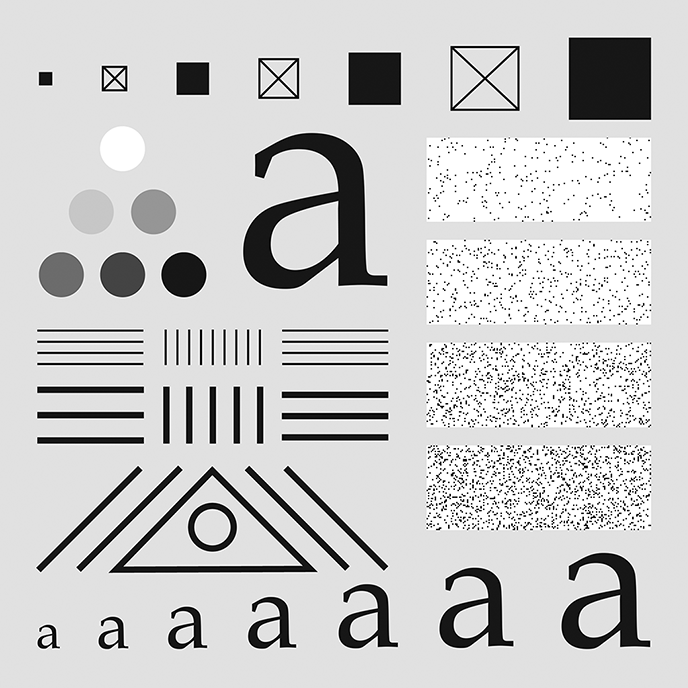
%> input picture Lab2/Lab2_Images/TestPattern.tif, 688 x 688 px
$ octave lab2prep.m   (GNU Octave 9; MATLAB toolbox functions it lacks are replaced by stand-ins)
%> lines starting %> are read from the running program, lines starting %| are printed output that depends on the picture
clear
clc
% P1
Image = imread(".\Lab2_Images\TestPattern.tif");
%> Image is the input picture: size 688x688 uint8; min 0, max 255, mean 203.9
Image=im2double(Image);
%> Image: size 688x688 double
boxKernerl9 = ones(9)/9^2;
ImageP1 = conv2(Image, boxKernerl9);
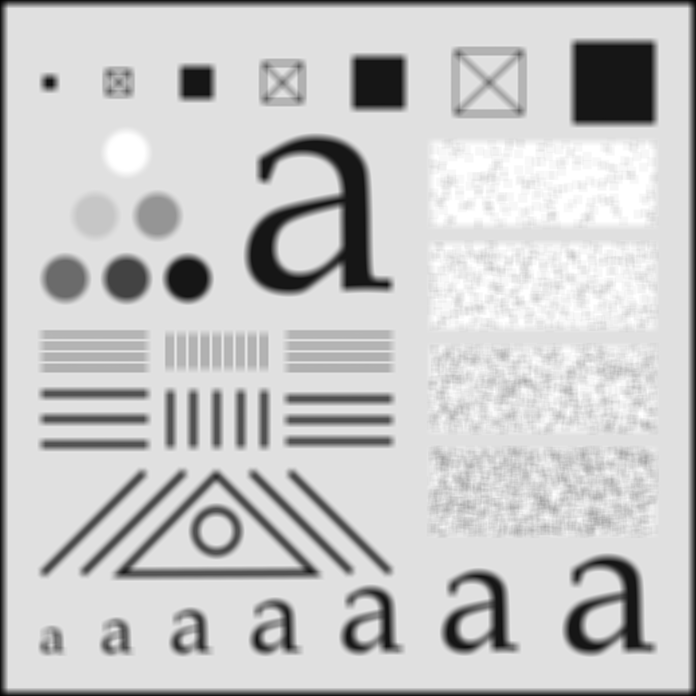
%> ImageP1: size 696x696 double; min 0.0109, max 1, mean 0.781
figure(1)
imshow(ImageP1)
imwrite(ImageP1, ".\Lab2_SavedImages\Image1.tif")
% P2
boxKernerl21 = ones(21)/21^2;
ImageP2 = conv2(Image, boxKernerl21);
figure(2)
imshow(ImageP2)
imwrite(ImageP2, ".\Lab2_SavedImages\Image2.tif")
% P5
Image3 = imfilter(Image, boxKernerl21, "replicate");
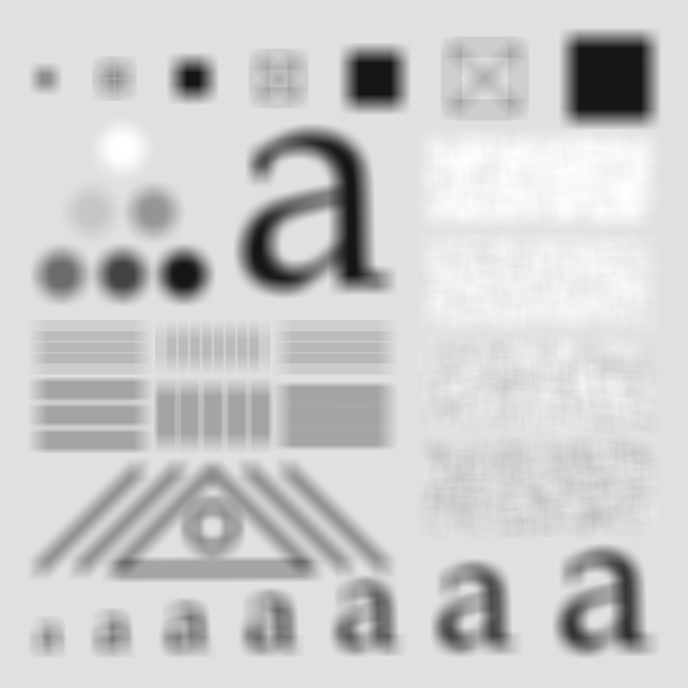
%> Image3: size 688x688 double; min 0.0791, max 1, mean 0.8
figure(5)
imshow(Image3)
imwrite(Image3, ".\Lab2_SavedImages\Image3.tif")
% P6
impulse21 = zeros(21);
impulse21(11,11) = 1;
highPass21 = impulse21 - boxKernerl21;
mean2(highPass21)
s = mean(highPass21(:))
sum(highPass21(:))
Image4 = imfilter(Image, highPass21, "replicate");
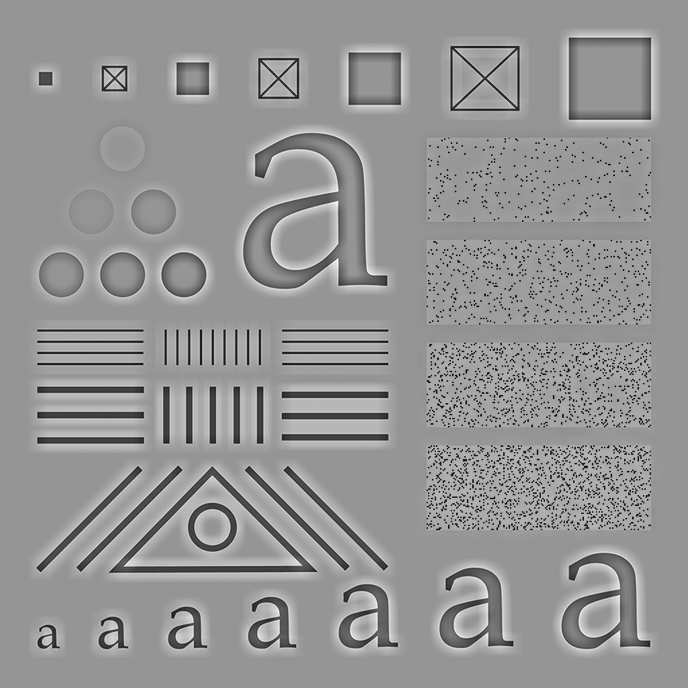
%> Image4: size 688x688 double; min -0.988, max 0.701, mean -5.46e-06; drawn with min black and max white
figure(4)
imshow(Image4)
imwrite(Image4, ".\Lab2_SavedImages\Image4.tif")
% P8
Image5 = Image4 + Image;
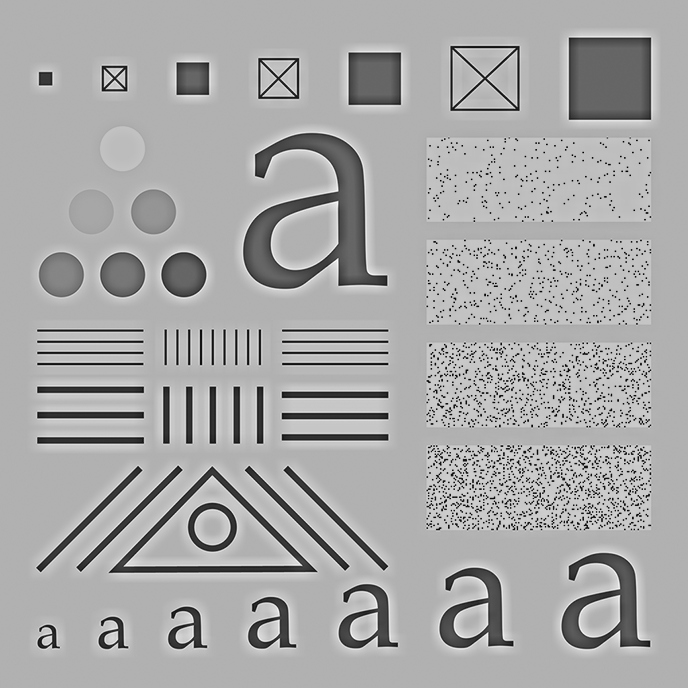
%> Image5: size 688x688 double; min -0.988, max 1.7, mean 0.8; drawn with min black and max white
figure(5)
imshow(Image5)
imwrite(Image5, ".\Lab2_SavedImages\Image5.tif")
% P9
Sobx = [-1 -2 -1; 0 0 0; 1 2 1];
Soby = [-1 0 1; -2 0 2; -1 0 1];
Image6 = filter2(Sobx, Image);
figure(6)
imshow(Image6)
imwrite(Image6, ".\Lab2_SavedImages\Image6.tif")
% P10
Image7 = filter2(Soby, Image);
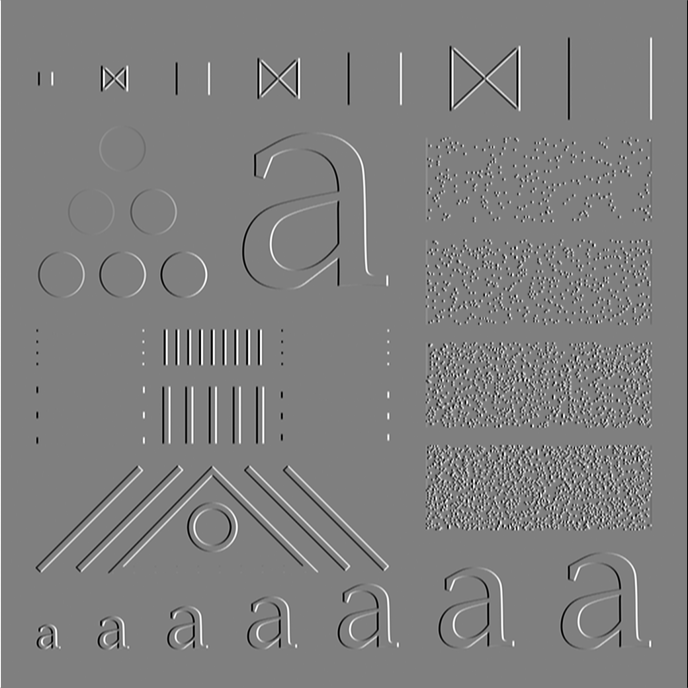
%> Image7: size 688x688 double; min -4, max 4, mean 3.41e-06; drawn with min black and max white
figure(7)
imshow(Image7)
imwrite(Image7, ".\Lab2_SavedImages\Image7.tif")
% P11
Image8 = sqrt(Image6.^2 + Image7.^2);
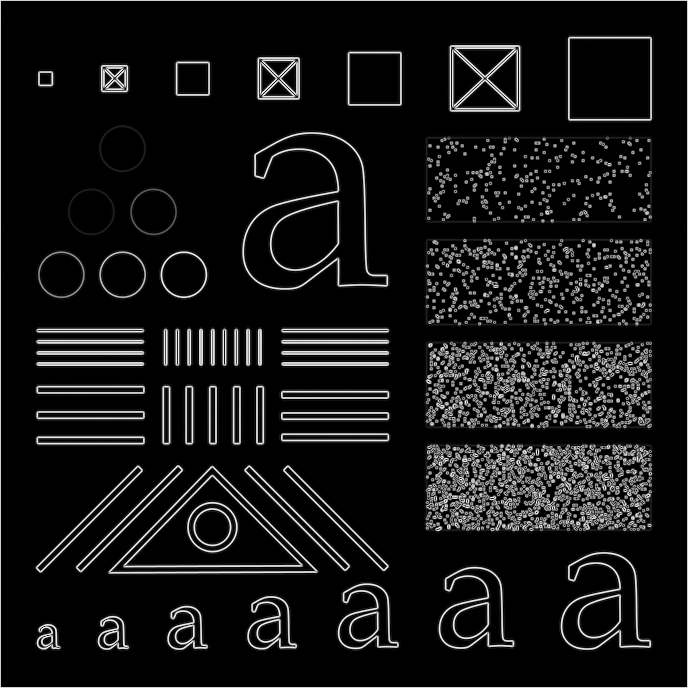
%> Image8: size 688x688 double; min 0, max 4.29, mean 0.374; drawn with min black and max white
figure(8)
imshow(Image8)
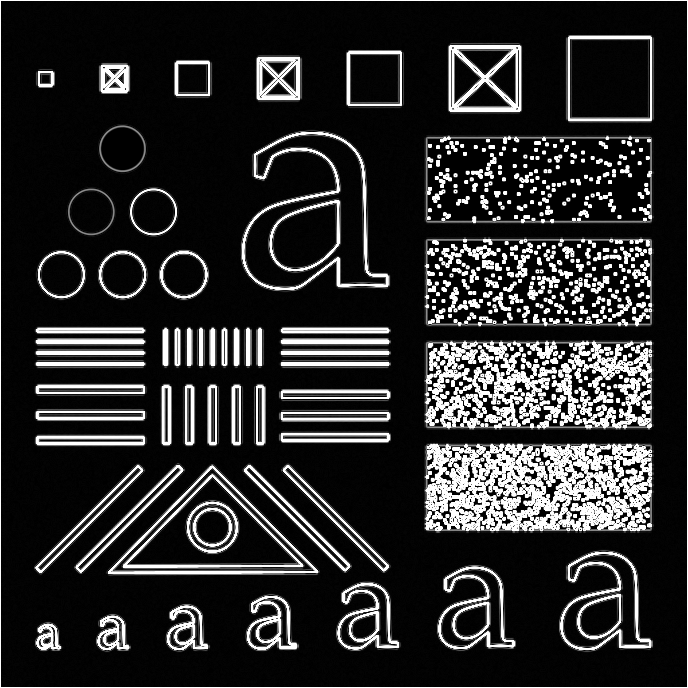
%> displayed picture: size 688x688, on the screen's scale of 0 to 255; min 0, max 255, mean 44.1
imwrite(Image8, ".\Lab2_SavedImages\Image8.tif")
%%
% 2
clear
%> (the run ends here)
